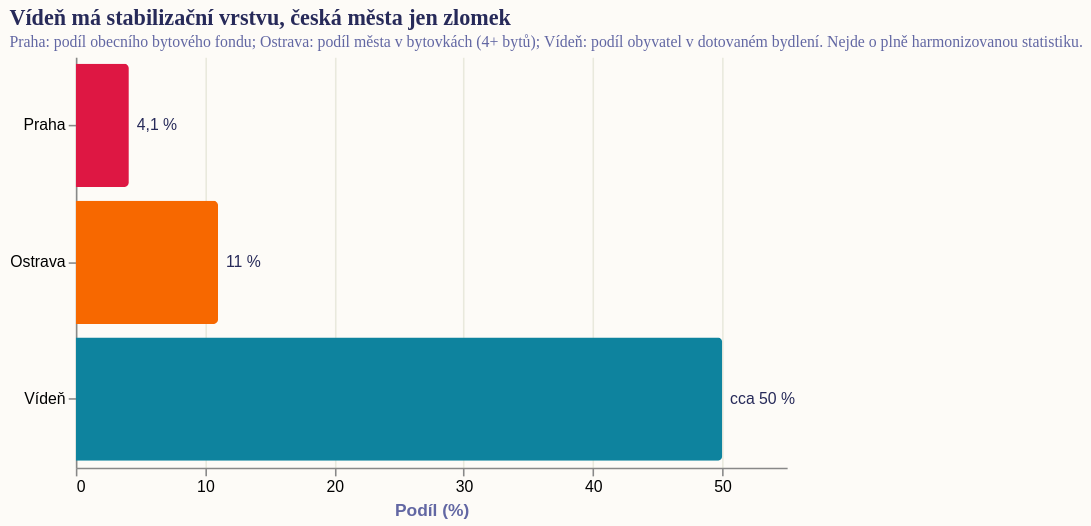

Vega-Lite specification for this chart:
### Vega-Lite specification from a JSON file in a GitHub repository (floating-point values rounded to 4 significant figures)
{"_source": "IPR Praha / Mahdalová & Škop (vlastní výpočty, Seznam Zprávy 2024) / SocialHousing.wien", "$schema": "https://vega.github.io/schema/vega-lite/v5.json", "description": "Praha, Ostrava a Vídeň: orientační velikost stabilizační vrstvy bydlení", "title": {"text": "Vídeň má stabilizační vrstvu, česká města jen zlomek", "subtitle": "Praha: podíl obecního bytového fondu; Ostrava: podíl města v bytovkách (4+ bytů); Vídeň: podíl obyvatel v dotovaném bydlení. Nejde o plně harmonizovanou statistiku."}, "width": 450, "height": 260, "autosize": {"type": "pad", "resize": true}, "background": "#fdfbf7", "data": {"values": [{"city": "Praha", "metric": "Obecní bytový fond", "value": 4.1, "label": "4,1 %", "note": "podíl bytového fondu"}, {"city": "Ostrava", "metric": "Podíl města v bytovkách", "value": 11, "label": "11 %", "note": "podíl města v bytovkách (4+ bytů)"}, {"city": "Vídeň", "metric": "Dotované bydlení", "value": 50, "label": "cca 50 %", "note": "přibližný podíl obyvatel"}]}, "layer": [{"mark": {"type": "bar", "tooltip": true, "cornerRadiusEnd": 3}, "encoding": {"y": {"field": "city", "type": "nominal", "title": null, "sort": ["Praha", "Ostrava", "Vídeň"]}, "x": {"field": "value", "type": "quantitative", "title": "Podíl (%)", "scale": {"domain": [0, 55]}, "axis": {"tickCount": 6}}, "color": {"field": "city", "type": "nominal", "scale": {"domain": ["Praha", "Ostrava", "Vídeň"], "range": ["#de1743", "#f76800", "#0e839e"]}, "legend": null}}}, {"mark": {"type": "text", "align": "left", "baseline": "middle", "dx": 5, "fontSize": 10, "color": "#272a59"}, "encoding": {"y": {"field": "city", "type": "nominal", "sort": ["Praha", "Ostrava", "Vídeň"]}, "x": {"field": "value", "type": "quantitative"}, "text": {"field": "label", "type": "nominal"}}}], "config": {"view": {"stroke": "transparent"}, "title": {"font": "Roboto Slab", "fontWeight": "bold", "fontSize": 14, "anchor": "start", "color": "#272a59", "subtitleFont": "Work Sans", "subtitleFontSize": 10, "subtitleColor": "#6267a3"}, "axis": {"titleColor": "#6267a3", "gridColor": "#e9e9dd"}}}
